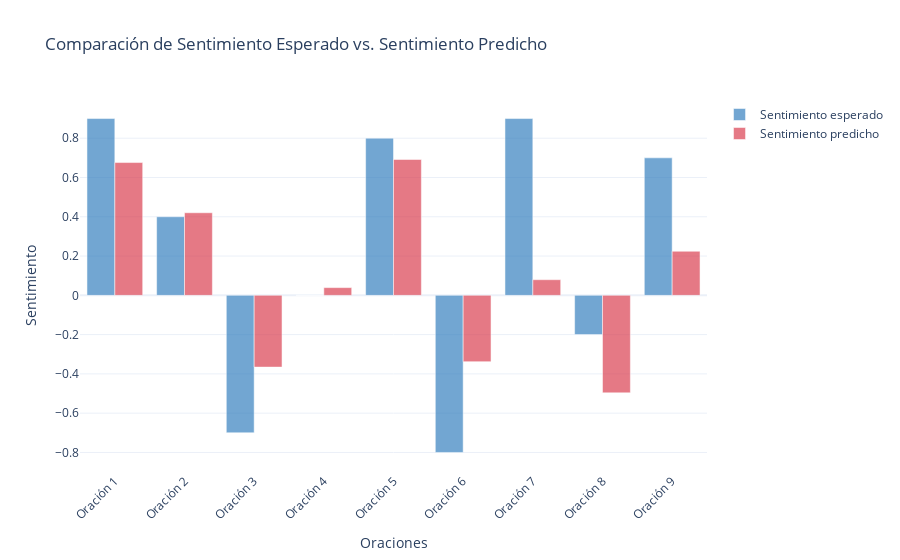

The cell this chart's notebook holds for it:
### Code cell
# Evaluar el modelo
evaluate_model_bidirectional_plotly(model, sentences, target_sentiment)

### Figure 1 — Plotly figure (JSON) as saved in the notebook; plotly's stock layout.template omitted (floating-point values rounded to 4 significant figures)
{"data": [{"marker": {"color": "rgba(55, 128, 191, 0.7)"}, "name": "Sentimiento esperado", "type": "bar", "x": ["Oración 1", "Oración 2", "Oración 3", "Oración 4", "Oración 5", "Oración 6", "Oración 7", "Oración 8", "Oración 9"], "y": [0.9, 0.4, -0.7, 0, 0.8, -0.8, 0.9, -0.2, 0.7]}, {"marker": {"color": "rgba(219, 64, 82, 0.7)"}, "name": "Sentimiento predicho", "type": "bar", "x": ["Oración 1", "Oración 2", "Oración 3", "Oración 4", "Oración 5", "Oración 6", "Oración 7", "Oración 8", "Oración 9"], "y": [0.676, 0.4204, -0.3655, 0.03925, 0.6916, -0.3377, 0.07956, -0.4967, 0.2244]}], "layout": {"barmode": "group", "title": {"text": "Comparación de Sentimiento Esperado vs. Sentimiento Predicho"}, "xaxis": {"tickangle": -45, "title": {"text": "Oraciones"}}, "yaxis": {"title": {"text": "Sentimiento"}}}}
